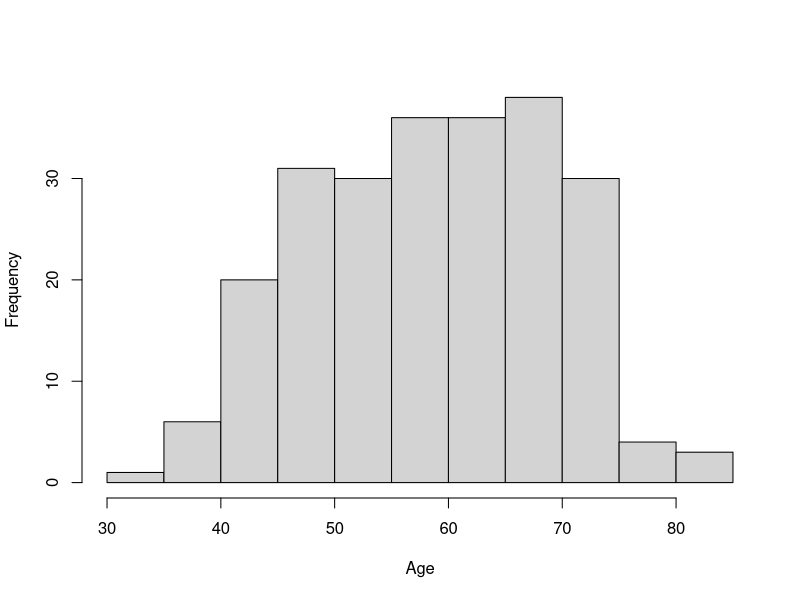
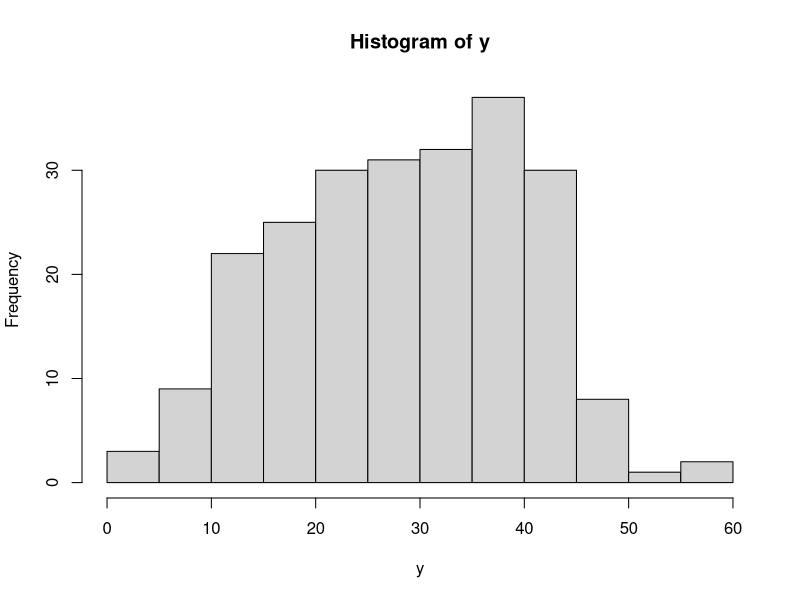

Write R code to recreate these figures, in order.
# Group 1: Evacuees
set.seed(10)
x <- rnorm(n=235, mean=60, sd=11)
x <- round(x)

# Group 2: Non-evacuees
set.seed(10)
y <- rnorm(n=230, mean=30, sd=12)
y <- round(y)

# Checking distribution of data
hist(x, main = "", xlab = "Age")
hist(y)

# Checking if vairance of groups is equal
11/12

# now use t.test
t.test(x,y)
